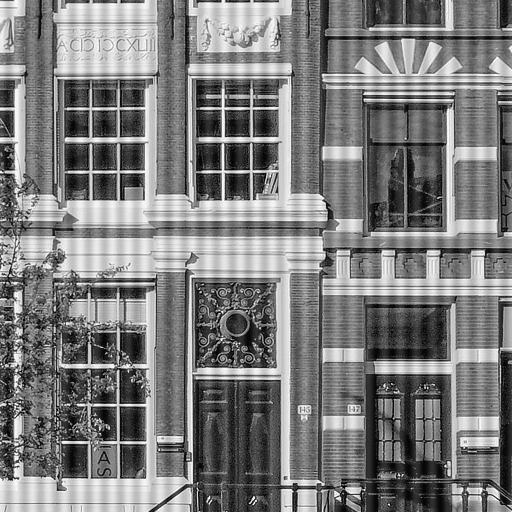
#> input picture tp4/ressources-tp4/06-facade-periodique.png, 512 x 512 px, given in place of 05-rectangle.png, which was not available
$ python 02_translation.py
#> lines starting #> are read from the running program, lines starting #| are printed output that depends on the picture; long printed decimals are rounded
### tp4/tp4_outils.py
"""Chargement et affichage ; les calculs des exercices restent dans leurs scripts."""
from pathlib import Path
import numpy as np
import matplotlib.pyplot as plt
from PIL import Image

DOSSIER_SCRIPTS = Path(__file__).resolve().parent
DOSSIER_RESSOURCES = DOSSIER_SCRIPTS.parent / 'tp4' / 'ressources-tp4'
if not DOSSIER_RESSOURCES.exists():
    DOSSIER_RESSOURCES = DOSSIER_SCRIPTS.parent / 'ressources'
DOSSIER_RESULTATS = DOSSIER_SCRIPTS / 'resultats'


def charger_image(nom):
#> called with nom = '05-rectangle.png'
    with Image.open(DOSSIER_RESSOURCES / nom) as source:
#> source is the input picture: PIL image 512x512 L; min 6, max 250, mean 124.2
        return np.asarray(source.convert('L'), dtype=float) / 255


def verifier(valeur):
    if valeur is None:
        raise NotImplementedError('Complétez les calculs TODO avant de lancer le script.')
    return valeur


# [27 lines left out: function afficher_spectre, not called in this run]


def afficher_translation(image, deplacee, spectre, spectre_deplace,
                         reconstruite, reconstruite_deplacee, titre, nom):
    figure, axes = plt.subplots(2, 3, figsize=(12, 8))
    modules = [np.log1p(np.abs(np.fft.fftshift(s)))
               for s in (spectre, spectre_deplace)]
    maximum = max(float(m.max()) for m in modules)
    fx = np.fft.fftshift(np.fft.fftfreq(image.shape[1]))
    fy = np.fft.fftshift(np.fft.fftfreq(image.shape[0]))
    for ligne, (entree, reconstruction, module, etiquette) in enumerate([
        (image, reconstruite, modules[0], 'Initiale'),
        (deplacee, reconstruite_deplacee, modules[1], 'Déplacée'),
    ]):
        for colonne, tableau, legende in [
            (0, entree, etiquette), (1, reconstruction, 'Reconstruction'),
        ]:
            axes[ligne, colonne].imshow(tableau, cmap='gray', vmin=0, vmax=1)
            axes[ligne, colonne].set_title(legende)
            axes[ligne, colonne].axis('off')
        axe = axes[ligne, 2]
        axe.pcolormesh(fx, fy, module, shading='nearest', cmap='magma',
                       vmin=0, vmax=maximum)
        axe.set_title('Module centré\nÉchelle logarithmique commune')
        axe.set_xlabel('Fréquence selon les colonnes (cycles/pixel)')
        axe.set_ylabel('Fréquence selon les lignes (cycles/pixel)')
        axe.set_aspect('equal')
    figure.suptitle(titre)
    figure.tight_layout(h_pad=2.5)
    DOSSIER_RESULTATS.mkdir(exist_ok=True)
    figure.savefig(DOSSIER_RESULTATS / nom, dpi=160, bbox_inches='tight')
    print('Figure enregistrée :', DOSSIER_RESULTATS / nom)
    plt.show()
    plt.close(figure)


# [104 lines left out: functions enregistrer, afficher_passe_bas, afficher_rejection, afficher_hybrides, not called in this run]

### tp4/02_translation.py
"""Comparer les modules et les phases lors d'une translation circulaire."""
import numpy as np
from tp4_outils import charger_image, verifier, afficher_translation

dy, dx = 20, 30
for nom, titre in [('05-rectangle.png', 'Rectangle'),
                   ('04-facade-reference.png', 'Façade')]:
    image = charger_image(nom)
    spectre = np.fft.fft2(image)
    # TODO : déplacer circulairement les lignes de dy et les colonnes de dx.
    deplacee = np.roll(image , shift=(dx , dy) , axis=(0,1))
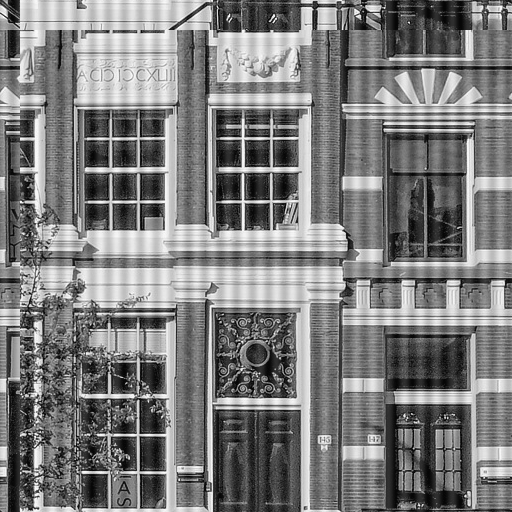
#> deplacee: shape (512, 512) float64; min 0.0235, max 0.98, mean 0.487
    verifier(deplacee)
    # TODO : calculer le spectre de l'image déplacée.
    spectre_deplace = np.fft.fft2(deplacee)
    verifier(spectre_deplace)
    module = np.abs(spectre)
    ecart = np.max(np.abs(module - np.abs(spectre_deplace)))
#> ecart = 1.82e-12
    maximum = np.max(module)
#> maximum = 127642.4
    # L'image nulle possède un spectre nul : éviter une division par zéro.
    ecart_relatif = ecart / maximum if maximum > 0 else ecart
#> ecart_relatif = 1.43e-17
    reconstruction = np.fft.ifft2(spectre)
    reconstruction_deplacee = np.fft.ifft2(spectre_deplace)
    print(titre)
    print(f'  Écart relatif entre modules : {ecart_relatif:.3e}')
#|   Écart relatif entre modules : 1.425e-17
    for etiquette, entree, sortie in [
        ('Initiale', image, reconstruction),
        ('Déplacée', deplacee, reconstruction_deplacee),
    ]:
        print(f'  {etiquette} : erreur réelle = '
              f'{np.max(np.abs(entree - sortie.real)):.3e}, '
              f'résidu imaginaire = {np.max(np.abs(sortie.imag)):.3e}')
#> this loop made 2 passes
#> etiquette on passes 1 to 2: 'Initiale', 'Déplacée'
#|   Initiale : erreur réelle = 7.772e-16, résidu imaginaire = 2.711e-16
#|   Déplacée : erreur réelle = 9.992e-16, résidu imaginaire = 2.868e-16
    # Coefficient de ligne 1, colonne 1 dans le spectre non centré.
    indice = (1, 1)
    if maximum > 0 and module[indice] > 1e-6 * maximum:
        print('  Coefficient (ligne 1, colonne 1) :')
        print(f'    Module relatif : {module[indice] / maximum:.3e}')
#|     Module relatif : 1.117e-02
        print(f'    Phase initiale : {np.angle(spectre[indice]):.6f} rad')
#|     Phase initiale : -1.089 rad
        print(f'    Phase après déplacement : '
              f'{np.angle(spectre_deplace[indice]):.6f} rad')
#|     Phase après déplacement : -1.703 rad
    else:
        print('  Coefficient négligeable : phase non interprétée.')
    afficher_translation(image, deplacee, spectre, spectre_deplace,
                         reconstruction.real, reconstruction_deplacee.real,
                         titre, '02-translation-' + nom)
#> in afficher_translation, `modules = [np.log1p(np.abs(np.fft.fftshift(s))) for s in (spectre, spe..`: modules = 2 items
#> in afficher_translation, `maximum = max(float(m.max()) for m in modules)`: maximum = 11.76
#> in afficher_translation, `fx = np.fft.fftshift(np.fft.fftfreq(image.shape[1]))`: fx = 512 values from -0.5 to 0.498
#> the loop in afficher_translation, `for ligne, (entree, reconstruction, module, etiquette) in enumerate([ ..` made 2 passes
#> (ligne, etiquette) on passes 1 to 2: (0, 'Initiale'), (1, 'Déplacée')
#> in afficher_translation, `figure.savefig(DOSSIER_RESULTATS / nom, dpi=160, bbox_inches='tight')`:
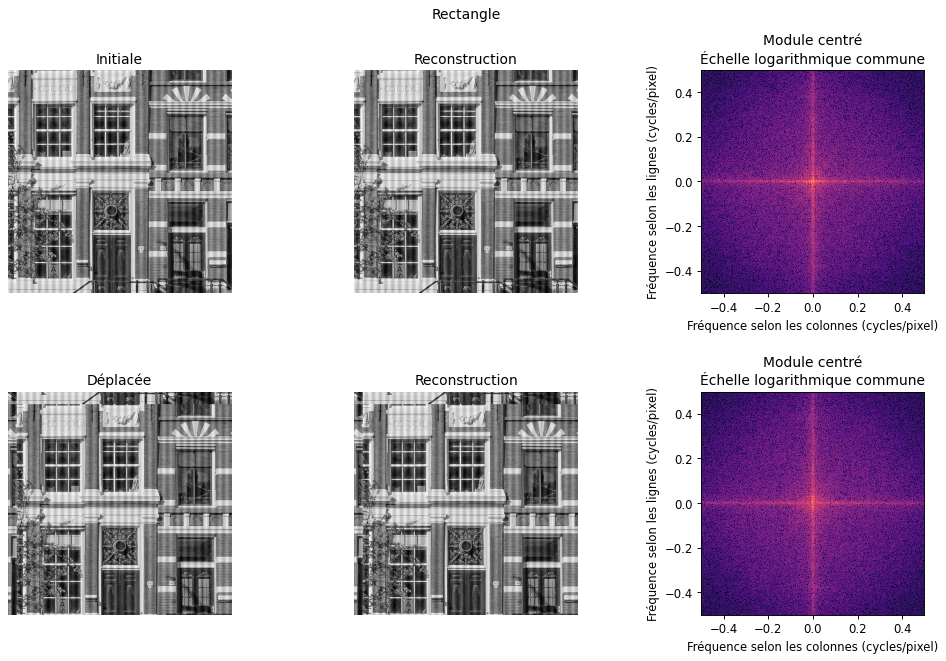
#> figure drawn by matplotlib, 6 panels
#> pass 2 of the loop `for nom, titre in [('05-rectangle.png', 'Rectangle'),`:
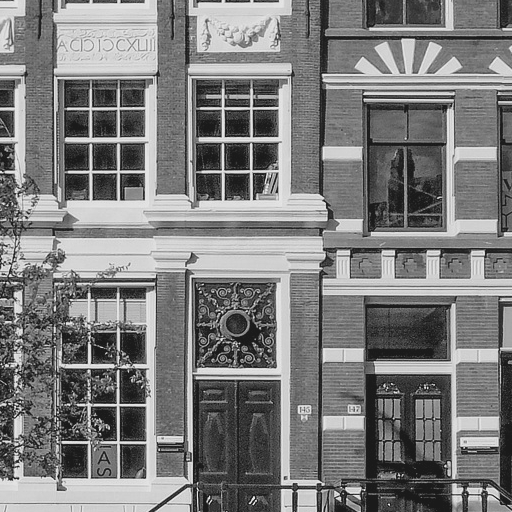
#> input picture tp4/ressources-tp4/04-facade-reference.png, 512 x 512 px
#> in charger_image, source is the input picture: PIL image 512x512 L; min 26, max 230, mean 124.2
#> `deplacee = np.roll(image , shift=(dx , dy) , axis=(0,1))`:
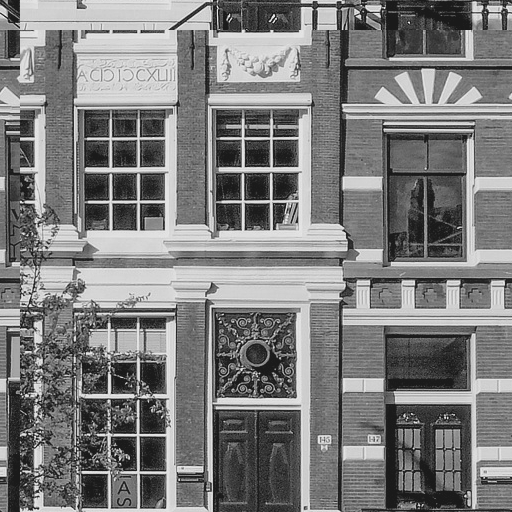
#> deplacee: shape (512, 512) float64; min 0.102, max 0.902, mean 0.487
#|   Écart relatif entre modules : 1.425e-17
#> the loop `for etiquette, entree, sortie in [ ('Initiale', image, reconstruction)..` made 2 passes
#> (printed output is left out)
#|     Module relatif : 1.117e-02
#|     Phase initiale : -1.089 rad
#|     Phase après déplacement : -1.703 rad
#> the loop in afficher_translation (call 2), `for ligne, (entree, reconstruction, module, etiquette) in enumerate([ ..` made 2 passes
#> in afficher_translation (call 2), `figure.savefig(DOSSIER_RESULTATS / nom, dpi=160, bbox_inches='tight')`:
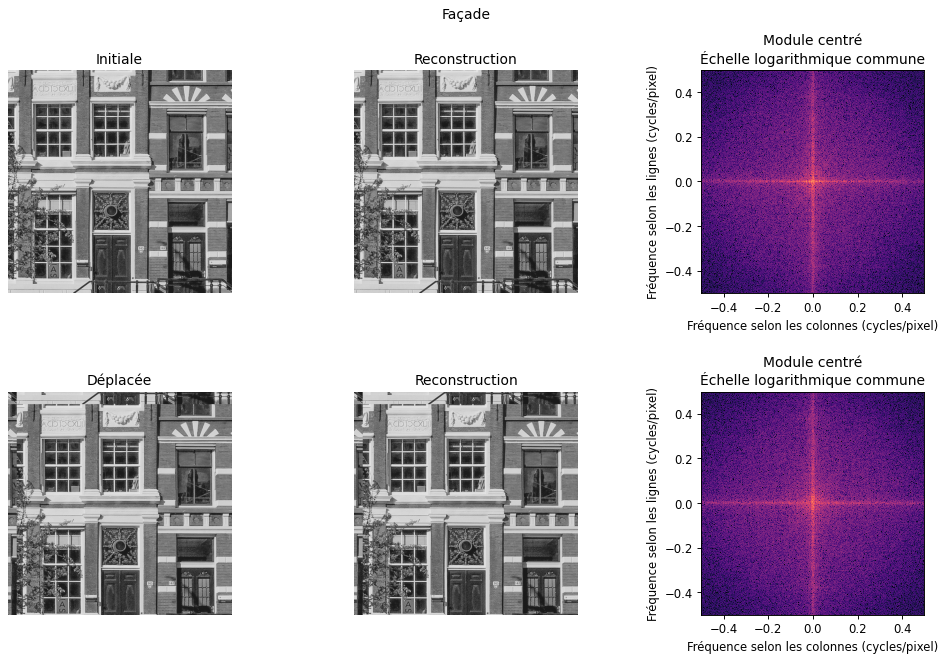
#> figure drawn by matplotlib, 6 panels
